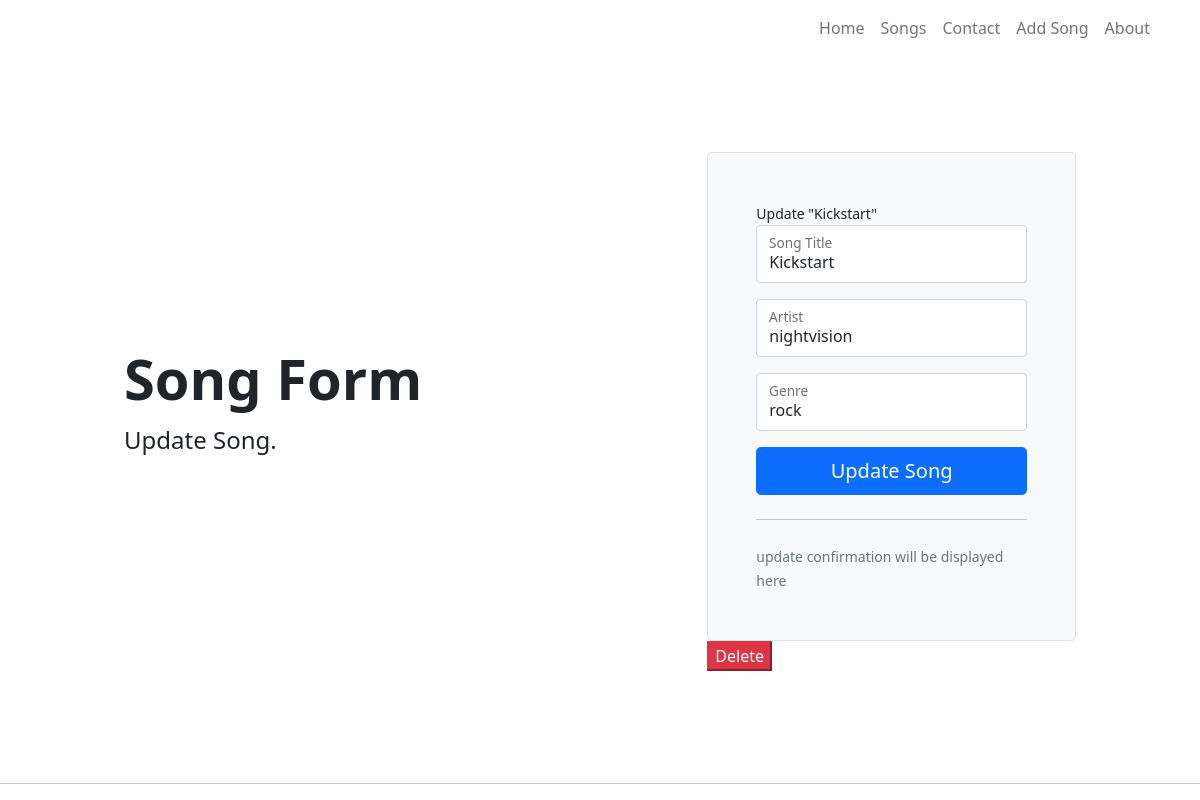
The app's page /7/update/ with its own data.
### tables this page shows
CREATE TABLE "songs" (
	"SongID"	INTEGER NOT NULL UNIQUE,
	"Title"	TEXT,
	"Artist"	TEXT,
	"Genre"	TEXT,
	PRIMARY KEY("SongID" AUTOINCREMENT)
);

### c9WebFlask/app.py (the view, shortened to what this page needs)
@app.route('/<int:songID>/update/', methods = ('GET','POST'))
def update(songID): # passed in the primary key(songID) from the song table
    aSongRecord = getSong(songID)
    return render_template('updatesongs.html', title='Update Songs' ,aSongRecord = aSongRecord)

### c9WebFlask/app.py (called while the page is built)
def musicDBConnection():
    conn = sql.connect('Part 1 Dfe Flask App/c7Music.db')
    conn.row_factory = sql.Row
    return conn

def getSong(recordID): #pass in recordID as a parameter
    conn = musicDBConnection()
    cursor = conn.cursor()
    aSong = cursor.execute('SELECT * FROM songs WHERE songID =?', (recordID,)).fetchone()
    conn.close()
    if aSong is None:
        abort(Response(f'No record {aSong} was found in the db'))
    return aSong

### c9WebFlask/templates/updatesongs.html
{% extends 'base.html' %}
{% block content %}
 <div class="container col-xl-10 col-xxl-8 px-4 py-5">
    <div class="row align-items-center g-lg-5 py-5">
      <div class="col-lg-7 text-center text-lg-start">
        <h1 class="display-4 fw-bold lh-1 mb-3">Song Form</h1>
        <p class="col-lg-10 fs-4">Update Song.</p>
      </div>
      <div class="col-md-10 mx-auto col-lg-5">
        <form method="post" class="p-4 p-md-5 border rounded-3 bg-light">
             <small class="text-lg-center"> {% block title %} Update "{{ aSongRecord['title'] }}" {% endblock %}</small>
          <div class="form-floating mb-3">
            <input type="text" class="form-control" id="Title" name="Title"  placeholder="Song title" value="{{ request.form['Title'] or aSongRecord['Title']}}">
            <label for="Title">Song Title</label>
          </div>
           <div class="form-floating mb-3">
            <input type="text" class="form-control" id="Title" name="Artist"  placeholder="Song Artist" value="{{ request.form['Artist'] or aSongRecord['Artist']}}">
            <label for="Title">Artist</label>
          </div>
           <div class="form-floating mb-3">
            <input type="text" class="form-control" id="Genre" name="Genre"  placeholder="Song Genre" value="{{ request.form['Genre'] or aSongRecord['Genre']}}">
            <label for="Title">Genre</label>
          </div>
                    <button class="w-100 btn btn-lg btn-primary" type="submit">Update Song</button>
          <hr class="my-4">
          <small class="text-muted"> update confirmation will be displayed here</small>
        </form>
    <form action="{{url_for('delete', songID=aSongRecord['songID'])}}" method="POST">
        <input type="submit" value="Delete" onclick="return confirm('Are you sure you want to delete this song')" class="btn-danger">
    </form>
      </div>
    </div>
  </div>
 <hr>
{% endblock content %}

### records on screen
songs: title "Kickstart", Title "Kickstart", Artist "nightvision", Genre "rock"
